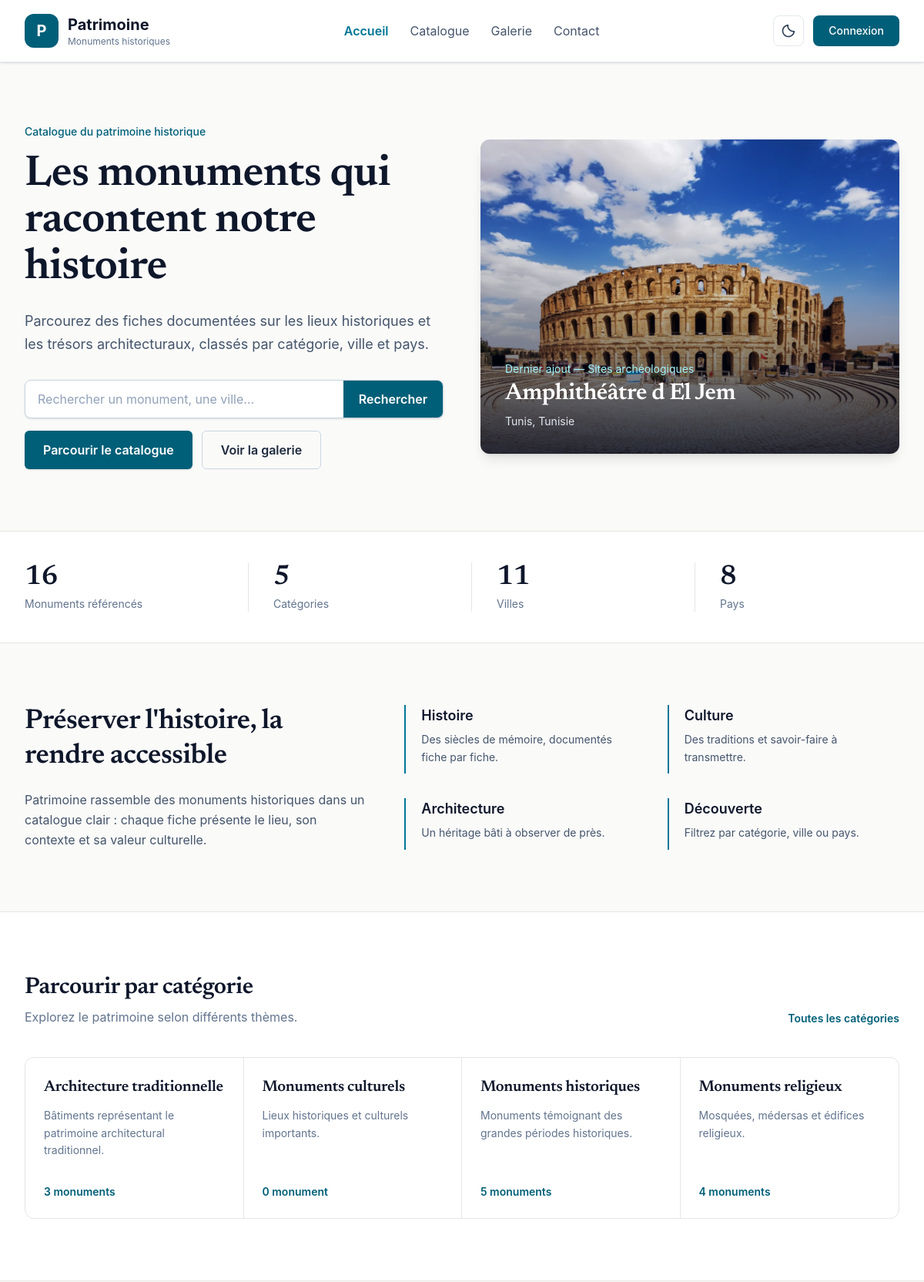
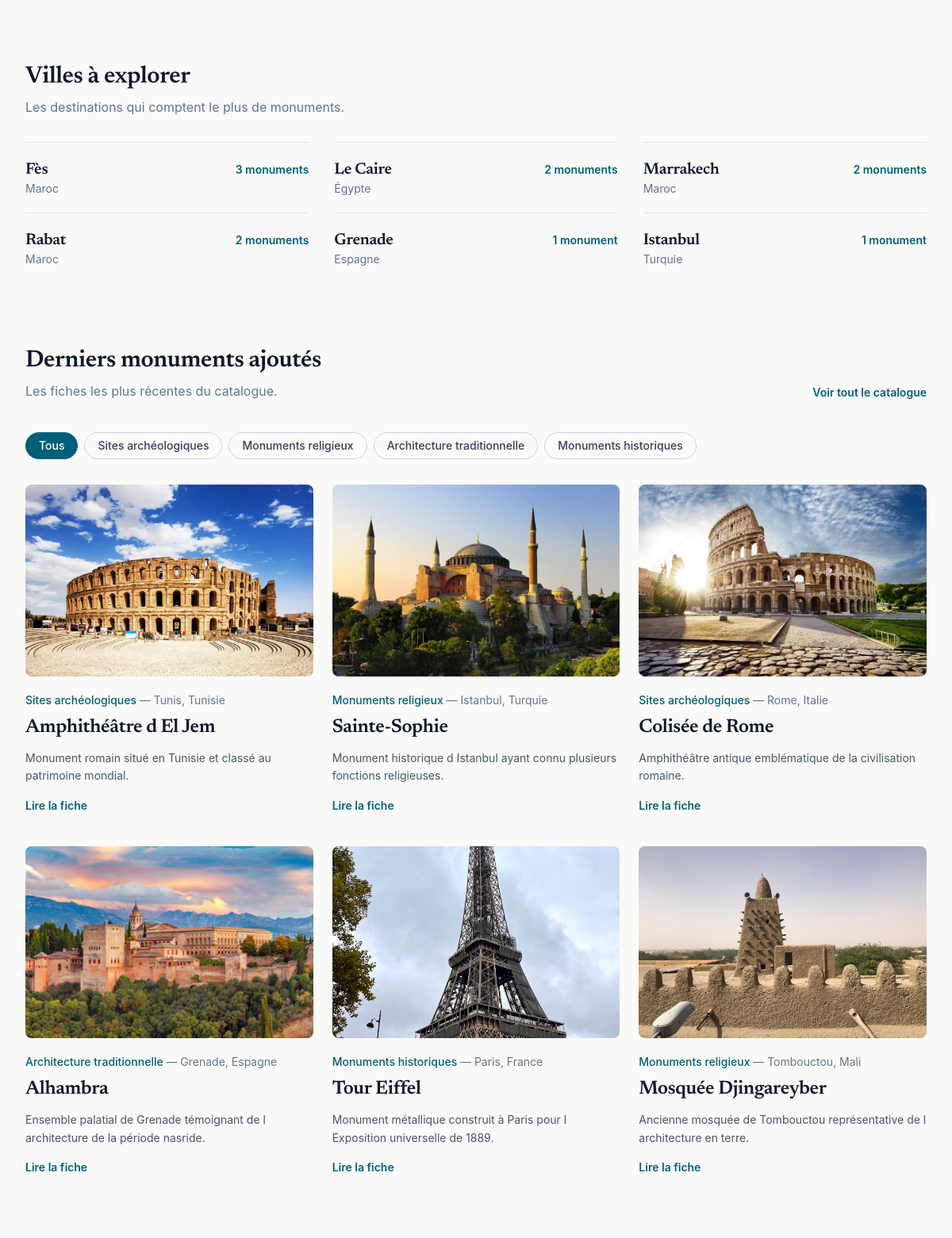
The page / (upper part) on the database its author committed (2 pictures, top to bottom).
### tables this page shows
CREATE TABLE `categorie` (
  `id` int(11) NOT NULL,
  `nom` varchar(100) NOT NULL,
  `description` text DEFAULT NULL
);

CREATE TABLE `monument` (
  `id` int(11) NOT NULL,
  `titre` varchar(150) NOT NULL,
  `description` text NOT NULL,
  `categorie_id` int(11) NOT NULL,
  `ville_id` int(11) NOT NULL
);

CREATE TABLE `ville` (
  `id` int(11) NOT NULL,
  `nom` varchar(100) NOT NULL,
  `description` text DEFAULT NULL,
  `pays_id` int(11) NOT NULL
);

CREATE TABLE `pays` (
  `id` int(11) NOT NULL,
  `nom` varchar(100) NOT NULL,
  `code_iso` char(2) NOT NULL
);

### index.php (the view, shortened to what the rows shown need)
<?php
function e($value): string
{
    return htmlspecialchars((string) $value, ENT_QUOTES, 'UTF-8');
}
$sqlCategories = "
    SELECT
        c.id,
        c.nom,
        c.description,
        COUNT(m.id) AS total
    FROM categorie c
    LEFT JOIN monument m ON m.categorie_id = c.id
    GROUP BY c.id, c.nom, c.description
    ORDER BY c.nom ASC
    LIMIT 4
";
$resultCategories = mysqli_query($conn, $sqlCategories);
$sqlMonuments = "
    SELECT
        m.id,
        m.titre,
        m.description,
        c.nom AS categorie,
        v.nom AS ville,
        p.nom AS pays,
        (
            SELECT i.chemin
            FROM image i
            WHERE i.monument_id = m.id
            ORDER BY i.id ASC
            LIMIT 1
        ) AS image
    FROM monument m
    LEFT JOIN categorie c ON m.categorie_id = c.id
    LEFT JOIN ville v ON m.ville_id = v.id
    LEFT JOIN pays p ON v.pays_id = p.id
    ORDER BY m.id DESC
    LIMIT 6
";
$resultMonuments = mysqli_query($conn, $sqlMonuments);
$monuments = $resultMonuments ? mysqli_fetch_all($resultMonuments, MYSQLI_ASSOC) : [];
$vedette = $monuments[0] ?? null;
$sqlVilles = "
    SELECT v.id, v.nom, p.nom AS pays, COUNT(m.id) AS total
    FROM ville v
    LEFT JOIN pays p ON v.pays_id = p.id
    LEFT JOIN monument m ON m.ville_id = v.id
    GROUP BY v.id, v.nom, p.nom
    HAVING total > 0
    ORDER BY total DESC, v.nom ASC
    LIMIT 6
";
$resultVilles = mysqli_query($conn, $sqlVilles);
require_once __DIR__ . '/includes/header.php';
?>
<main class="flex-1 bg-stone-50 dark:bg-slate-950">
    <section class="border-b border-stone-200 dark:border-slate-800">
        <div class="max-w-7xl mx-auto px-5 sm:px-6 lg:px-8
                    py-14 md:py-20
                    grid grid-cols-1 lg:grid-cols-12 gap-12 items-center">
            <div class="lg:col-span-6 hero-entree">
                <h1 class="titre-serif mt-4 text-4xl sm:text-5xl lg:text-[3.5rem]
                           leading-[1.08] text-slate-900 dark:text-white">
                    Les monuments qui racontent notre histoire
                </h1>
            </div>
            <div class="lg:col-span-6">
                <?php if ($vedette): ?>
                    <a href="fiche.php?id=<?= (int) $vedette['id'] ?>"
                       class="group relative block rounded-xl overflow-hidden
                              bg-slate-200 dark:bg-slate-800
                              aspect-[4/3] shadow-lg">
                        <?php if (!empty($vedette['image'])): ?>
                            <img src="<?= e($vedette['image']) ?>"
                                 alt="<?= e($vedette['titre']) ?>"
                                 class="absolute inset-0 w-full h-full object-cover
                                        transition-transform duration-700
                                        group-hover:scale-[1.03]">
                        <?php endif; ?>
                        <div class="absolute inset-0 bg-gradient-to-t
                                    from-slate-950/85 via-slate-950/20 to-transparent"></div>
                        <div class="absolute bottom-0 left-0 right-0 p-6 sm:p-8">
                            <p class="text-sm text-cyan-200">
                                Dernier ajout
                                <?php if (!empty($vedette['categorie'])): ?>
                                    — <?= e($vedette['categorie']) ?>
                                <?php endif; ?>
                            </p>
                            <h2 class="titre-serif text-2xl sm:text-3xl text-white mt-1">
                                <?= e($vedette['titre']) ?>
                            </h2>
                            <p class="text-sm text-slate-200 mt-2">
                                <?= e($vedette['ville'] ?? '') ?><?= !empty($vedette['pays']) ? ', ' . e($vedette['pays']) : '' ?>
                            </p>
                        </div>
                    </a>
                <?php endif; ?>
            </div>
        </div>
    </section>
    <section class="max-w-7xl mx-auto px-5 sm:px-6 lg:px-8 py-20">
        <div class="grid grid-cols-1 lg:grid-cols-12 gap-12">
            <div class="lg:col-span-5">
                <h2 class="titre-serif text-3xl sm:text-4xl leading-tight
                           text-slate-900 dark:text-white">
                    Préserver l'histoire, la rendre accessible
                </h2>
            </div>
        </div>
    </section>
    <section class="bg-white dark:bg-slate-900
                    border-y border-stone-200 dark:border-slate-800">
        <div class="max-w-7xl mx-auto px-5 sm:px-6 lg:px-8 py-20">
            <div class="flex flex-wrap items-end justify-between gap-4 mb-10">
                <div>
                    <h2 class="titre-serif text-3xl text-slate-900 dark:text-white">
                        Parcourir par catégorie
                    </h2>
                </div>
            </div>
            <div class="grid grid-cols-1 sm:grid-cols-2 lg:grid-cols-4
                        border border-stone-200 dark:border-slate-800
                        rounded-xl overflow-hidden
                        divide-y sm:divide-y-0 sm:divide-x lg:divide-x
                        divide-stone-200 dark:divide-slate-800">
                <?php if ($resultCategories && mysqli_num_rows($resultCategories) > 0): ?>
                    <?php while ($categorie = mysqli_fetch_assoc($resultCategories)): ?>
                        <a href="catalogue.php?categorie=<?= (int) $categorie['id'] ?>"
                           class="group flex flex-col p-6 min-h-[13rem]
                                  hover:bg-stone-50 dark:hover:bg-slate-800/60
                                  transition-colors">
                            <h3 class="titre-serif text-xl text-slate-900 dark:text-white
                                       group-hover:text-cyan-800
                                       dark:group-hover:text-cyan-400 transition-colors">
                                <?= e($categorie['nom']) ?>
                            </h3>
                            <p class="text-sm leading-relaxed mt-3 flex-1
                                      text-slate-500 dark:text-slate-400">
                                <?= e(mb_strimwidth(
                                    $categorie['description'] ?? '',
                                    0,
                                    100,
                                    '...',
                                    'UTF-8'
                                )) ?>
                            </p>
                            <p class="text-sm font-semibold mt-5
                                      text-cyan-800 dark:text-cyan-400">
                                <?= (int) $categorie['total'] ?>
                                monument<?= (int) $categorie['total'] > 1 ? 's' : '' ?>
                            </p>
                        </a>
                    <?php endwhile; ?>
                <?php else: ?>
                    <p class="p-6 text-slate-500 dark:text-slate-400">
                        Aucune catégorie disponible.
                    </p>
                <?php endif; ?>
            </div>
        </div>
    </section>
    <?php if ($resultVilles && mysqli_num_rows($resultVilles) > 0): ?>
    <section class="max-w-7xl mx-auto px-5 sm:px-6 lg:px-8 pt-20">
        <h2 class="titre-serif text-3xl text-slate-900 dark:text-white">
            Villes à explorer
        </h2>
        <ul class="grid grid-cols-1 sm:grid-cols-2 lg:grid-cols-3 gap-x-8">
            <?php while ($ville = mysqli_fetch_assoc($resultVilles)): ?>
                <li class="border-t border-stone-200 dark:border-slate-800">
                    <a href="catalogue.php?ville=<?= (int) $ville['id'] ?>"
                       class="group flex items-baseline justify-between gap-4 py-5">
                        <span>
                            <span class="titre-serif text-xl text-slate-900 dark:text-white
                                         group-hover:text-cyan-800 dark:group-hover:text-cyan-400
                                         transition-colors">
                                <?= e($ville['nom']) ?>
                            </span>
                            <?php if (!empty($ville['pays'])): ?>
                                <span class="block text-sm text-slate-500 dark:text-slate-400">
                                    <?= e($ville['pays']) ?>
                                </span>
                            <?php endif; ?>
                        </span>
                        <span class="text-sm font-semibold text-cyan-800 dark:text-cyan-400 whitespace-nowrap">
                            <?= (int) $ville['total'] ?> monument<?= (int) $ville['total'] > 1 ? 's' : '' ?>
                        </span>
                    </a>
                </li>
            <?php endwhile; ?>
        </ul>
    </section>
    <?php endif; ?>
    <section class="max-w-7xl mx-auto px-5 sm:px-6 lg:px-8 py-20">
        <div class="flex flex-wrap items-end justify-between gap-4 mb-10">
            <div>
                <h2 class="titre-serif text-3xl text-slate-900 dark:text-white">
                    Derniers monuments ajoutés
                </h2>
            </div>
        </div>
        <div id="grille-monuments"
             class="grid grid-cols-1 sm:grid-cols-2 lg:grid-cols-3 gap-x-6 gap-y-10">
            <?php if (!empty($monuments)): ?>
                <?php foreach ($monuments as $monument): ?>
                    <article class="group" data-cat="<?= e($monument['categorie'] ?? 'Non classé') ?>">
                        <a href="fiche.php?id=<?= (int) $monument['id'] ?>"
                           class="block overflow-hidden rounded-lg aspect-[3/2]
                                  bg-slate-200 dark:bg-slate-800">
                            <?php if (!empty($monument['image'])): ?>
                                <img src="<?= e($monument['image']) ?>"
                                     alt="<?= e($monument['titre']) ?>"
                                     loading="lazy"
                                     class="w-full h-full object-cover
                                            transition-transform duration-500
                                            group-hover:scale-[1.04]">
                            <?php endif; ?>
                        </a>
                        <div class="pt-5">
                            <p class="text-sm text-slate-500 dark:text-slate-400">
                                <span class="font-medium text-cyan-800 dark:text-cyan-400">
                                    <?= e($monument['categorie'] ?? 'Non classé') ?>
                                </span>
                                <?php if (!empty($monument['ville'])): ?>
                                    — <?= e($monument['ville']) ?><?= !empty($monument['pays']) ? ', ' . e($monument['pays']) : '' ?>
                                <?php endif; ?>
                            </p>
                            <h3 class="titre-serif text-2xl mt-2
                                       text-slate-900 dark:text-white">
                                <a href="fiche.php?id=<?= (int) $monument['id'] ?>"
                                   class="hover:text-cyan-800 dark:hover:text-cyan-400
                                          transition-colors">
                                    <?= e($monument['titre']) ?>
                                </a>
                            </h3>
                            <p class="text-sm leading-relaxed mt-3
                                      text-slate-600 dark:text-slate-400">
                                <?= e(mb_strimwidth(
                                    strip_tags($monument['description'] ?? ''),
                                    0,
                                    110,
                                    '...',
                                    'UTF-8'
                                )) ?>
                            </p>
                            <a href="fiche.php?id=<?= (int) $monument['id'] ?>"
                               class="inline-block mt-4 text-sm font-semibold
                                      text-cyan-800 dark:text-cyan-400 hover:underline">
                                Lire la fiche
                            </a>
                        </div>
                    </article>
                <?php endforeach; ?>
            <?php else: ?>
                <p class="text-slate-500 dark:text-slate-400">
                    Aucun monument disponible pour le moment.
                </p>
            <?php endif; ?>
        </div>
    </section>
</main>
<?php require_once __DIR__ . '/includes/footer.php'; ?>

### rows shown on the page
categorie: nom "Sites archéologiques"
monument: titre "Amphithéâtre d El Jem", shows a picture, categorie.nom "Sites archéologiques", ville.nom "Tunis", pays.nom "Tunisie", description "Monument romain situé en Tunisie et classé au patrimoine mondial."
ville: nom "Tunis"
pays: nom "Tunisie"
categorie: nom "Architecture traditionnelle", description "Bâtiments représentant le patrimoine architectural traditionnel.", total "3"
categorie: nom "Monuments culturels", description "Lieux historiques et culturels importants.", total "0"
categorie: nom "Monuments historiques", description "Monuments témoignant des grandes périodes historiques.", total "5"
categorie: nom "Monuments religieux", description "Mosquées, médersas et édifices religieux.", total "4"
ville: nom "Fès", pays.nom "Maroc", total "3"
ville: nom "Le Caire", pays.nom "Égypte", total "2"
ville: nom "Marrakech", pays.nom "Maroc", total "2"
ville: nom "Rabat", pays.nom "Maroc", total "2"
ville: nom "Grenade", pays.nom "Espagne", total "1"
ville: nom "Istanbul", pays.nom "Turquie", total "1"
monument: shows a picture, categorie.nom "Monuments religieux", ville.nom "Istanbul", pays.nom "Turquie", titre "Sainte-Sophie", description "Monument historique d Istanbul ayant connu plusieurs fonctions religieuses."
monument: shows a picture, categorie.nom "Sites archéologiques", ville.nom "Rome", pays.nom "Italie", titre "Colisée de Rome", description "Amphithéâtre antique emblématique de la civilisation romaine."
monument: shows a picture, categorie.nom "Architecture traditionnelle", ville.nom "Grenade", pays.nom "Espagne", titre "Alhambra", description "Ensemble palatial de Grenade témoignant de l architecture de la période nasride."
monument: shows a picture, categorie.nom "Monuments historiques", ville.nom "Paris", pays.nom "France", titre "Tour Eiffel", description "Monument métallique construit à Paris pour l Exposition universelle de 1889."
monument: shows a picture, categorie.nom "Monuments religieux", ville.nom "Tombouctou", pays.nom "Mali", titre "Mosquée Djingareyber", description "Ancienne mosquée de Tombouctou représentative de l architecture en terre."

### other values the page prints
$valeur "16"
$libelle "Monuments référencés"
$valeur "5"
$libelle "Catégories"
$valeur "11"
$libelle "Villes"
$valeur "8"
$libelle "Pays"
$titre "Histoire"
$texte "Des siècles de mémoire, documentés fiche par fiche."
$titre "Culture"
$texte "Des traditions et savoir-faire à transmettre."
$titre "Architecture"
$texte "Un héritage bâti à observer de près."
$titre "Découverte"
